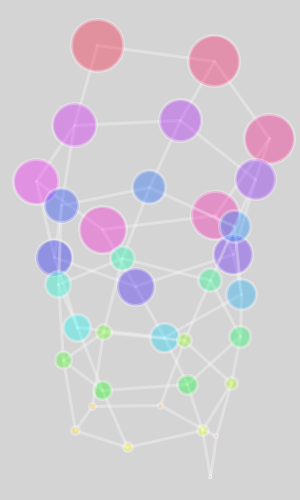
Frame 1 (no input)
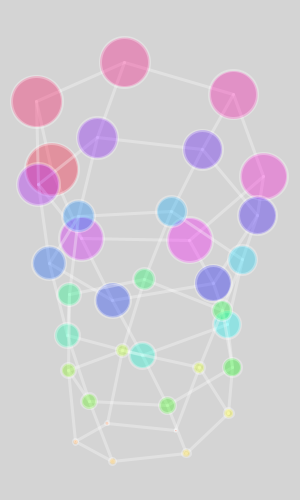
Frame 60 (the mouse pressed at the canvas centre just before this capture)
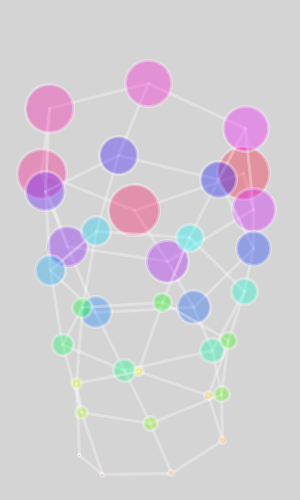
Frame 120 (the mouse held since frame 60 and released just before this capture)

The Processing sketch that drew these frames (run headless with seeded random() and noise(); from frame 60 on, the mouse is pressed at the canvas centre):

// Processing sketch: processing_67523
// ── processing_67523.pde

void setup() {
  size(300, 500);
  colorMode(HSB, 360, 100, 100);
  background(300);
  smooth();
  stroke(360, 80);
  strokeWeight(3);
}

float t;

void draw() {
  background(300);

  translate(width/2, 0);
  for (int i = 35; i > 0; i--) {
    fill(i*10, 100, 100, 80);
    if (i != 1) {
      line((70+(i-1)*1.5)*sin(t+(i-1)), (470-(i-1)*10)+(30+(i-1)*1.5)*cos(t+(i-1)), (70+i*1.5)*sin(t+i), (470-i*10)+(30+i*1.5)*cos(t+i));
    }
    if (i > 6) {
      line((70+(i-6)*1.5)*sin(t+(i-6)), (470-(i-6)*10)+(30+(i-6)*1.5)*cos(t+(i-6)), (70+i*1.5)*sin(t+i), (470-i*10)+(30+i*1.5)*cos(t+i));
    }
    ellipse((70+i*1.5)*sin(t+i), (470-i*10)+(30+i*1.5)*cos(t+i), i*1.5, i*1.5);
  }
  t += 0.03;
}
